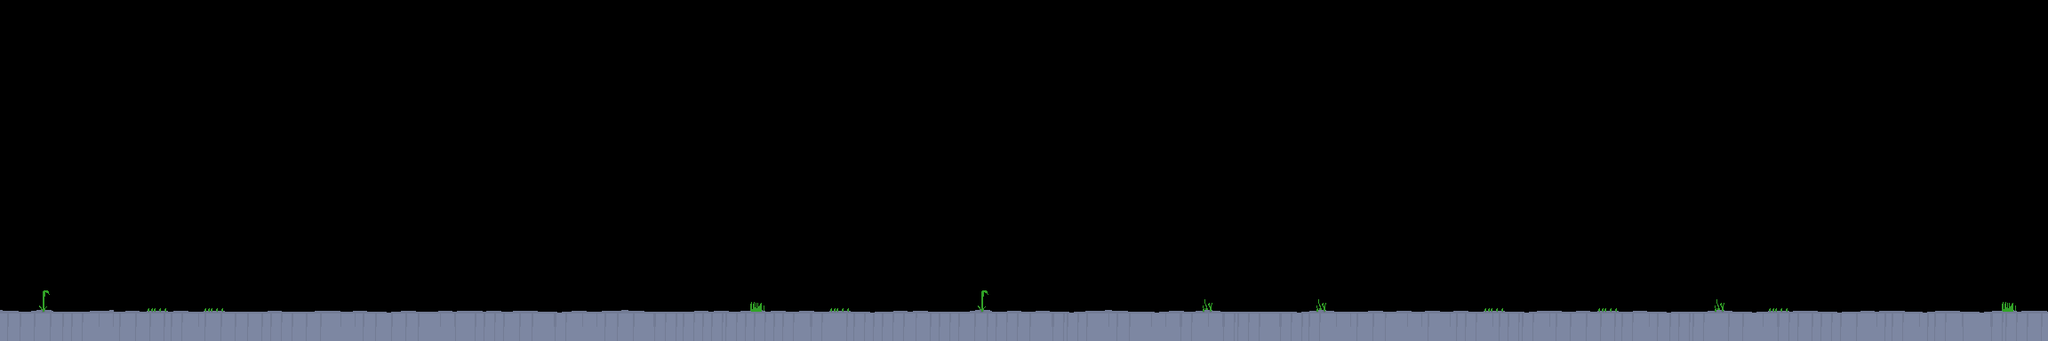

A 2D game scene composited from a Tiled map and its tileset images. What follows is a short description and the map's XML, with each tile layer's data collapsed to a summary:
An orthogonal 144x24 tile map with 16x16 px tiles, 2 tile layers (Tile Layer 1, Tile Layer 2), 3 tilesets.

<map version="1.10" tiledversion="1.11.2" orientation="orthogonal" renderorder="right-down" width="144" height="24" tilewidth="16" tileheight="16" infinite="0" nextlayerid="3" nextobjectid="1">
 <tileset firstgid="1" name="Grasses Bottom" tilewidth="16" tileheight="16" tilecount="16" columns="4">
  <image source="../../frontend/public/assets/grasses.png" width="64" height="64" />
 </tileset>
 <tileset firstgid="17" name="Grasses Top" tilewidth="32" tileheight="32" tilecount="16" columns="4">
  <image source="../../frontend/public/assets/topg.png" width="128" height="128" />
 </tileset>
 <tileset firstgid="33" name="mccfrontfront" tilewidth="32" tileheight="32" tilecount="16" columns="4">
  <image source="../../frontend/public/assets/mccfrontfront.png" width="128" height="128" />
 </tileset>
 <layer id="1" name="Tile Layer 1" width="144" height="24">
  <data>[3456 cells, 250 non-empty, 16 distinct tile ids]</data>
 </layer>
 <layer id="2" name="Tile Layer 2" width="144" height="24">
  <data>[3456 cells, 211 non-empty, 17 distinct tile ids]</data>
 </layer>
</map>
